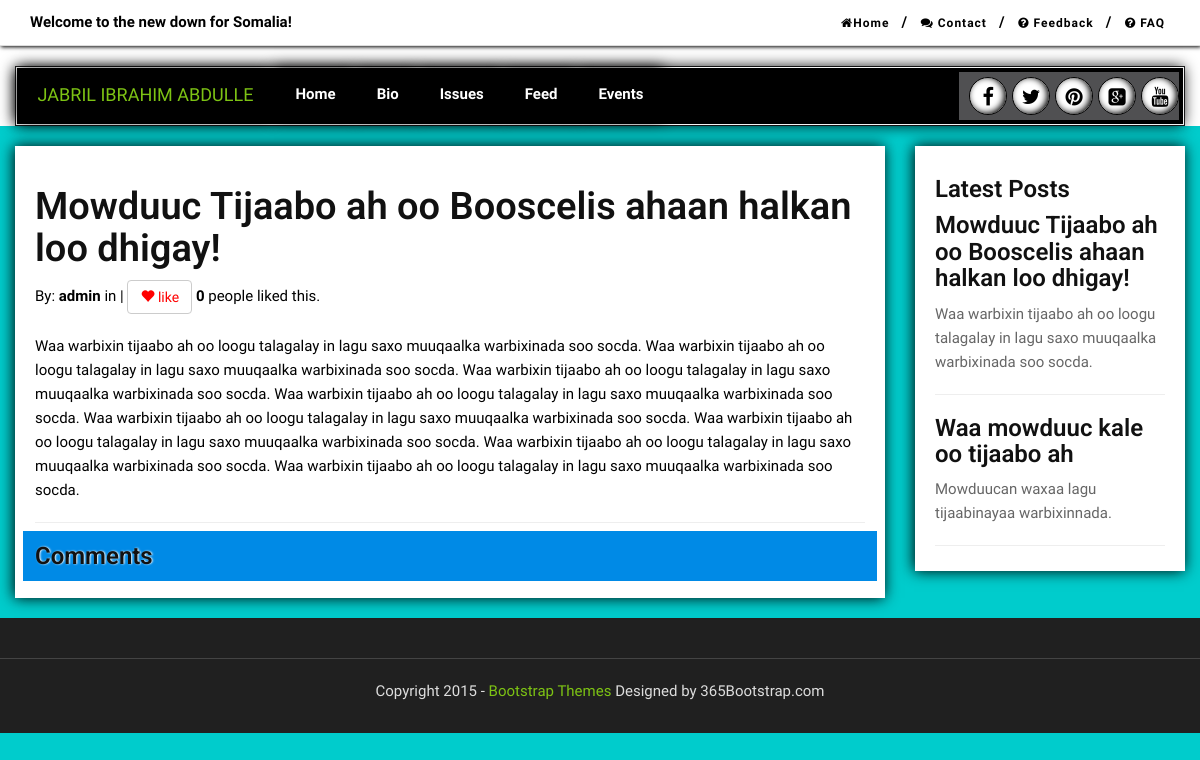
/post/1/, run on an earlier commit of the app's database.
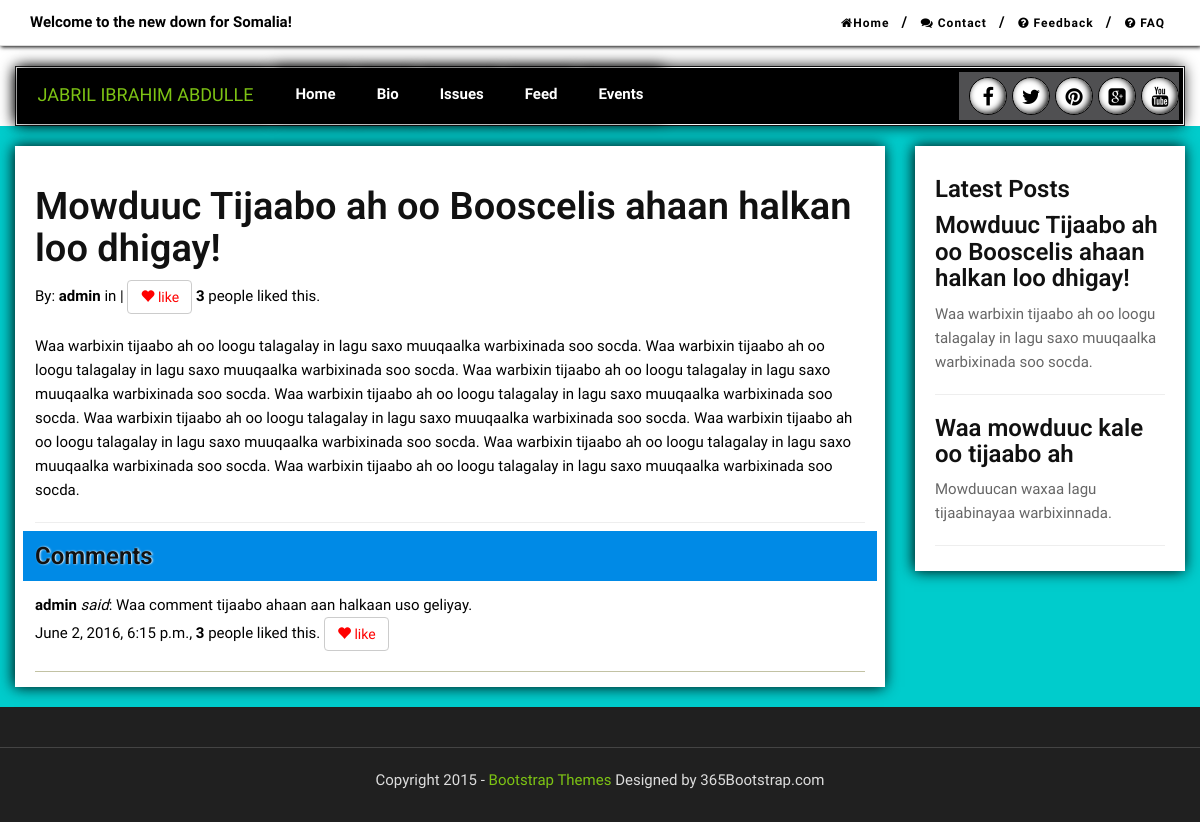
And on a later commit of the database.
### campaign/models.py (models this page shows, shortened)
class Post(models.Model):
    title = models.CharField(max_length=200)
    description = models.CharField(max_length=350)
    video = models.ForeignKey(Video,blank=True, default=None)
    content = models.TextField()
    date_added = models.DateTimeField(default=timezone.now)
    last_updated = models.DateTimeField(default=timezone.now)
    published_date = models.DateTimeField(default=timezone.now)
    likes = models.IntegerField(default=0)
    category = models.ForeignKey(Category, blank=False)
    author = models.ForeignKey(User, blank=False)
    featured_image = models.ForeignKey(Image, blank=True)
    view_counter = models.IntegerField(default=0)

class Comment(models.Model):
    post = models.ForeignKey(Post, blank=True)
    user = models.ForeignKey(User, blank=False)
    text = models.TextField(max_length=500)
    date = models.DateTimeField(default=timezone.now)
    likes = models.IntegerField(default=0)

### campaign/views.py (the view)
# urls.py: url(r'^post/(?P<pk>[0-9]+)/$', views.details, name='details'),
def details(request, pk):
    post = Post.objects.get(pk=pk)
    post_comments = Comment.objects.filter(post=pk)
    posts = Post.objects.all()
    return render(request, 'campaign/partials/details.html',{"post":post, "latest_posts":posts, "post_comments":post_comments})

### campaign/templates/campaign/partials/details.html (shortened to what this page needs)
{% extends 'campaign/layout.html' %}
{% block content %}
<div id="page-content" class="index-page container">
  <div class="row">
    <div id="main-content">
      <div id="column-one" class="col-md-9">
        <div class="box wrap-vid shadowed">
          <div class="post-detail">
            <h1>{{post.title}}</h1>
            <p>By: <strong>{{post.author}}</strong> in <strong>{{post.date}}</strong> |  <button id="btn-like-post-{{post.pk}}" onclick="likePost('{{post.pk}}', 'post')" class="btn btn-default like"> <i class="glyphicon glyphicon-heart"></i> like</button> <strong><span id="post-{{post.pk}}-likes-counter">{{post.likes}}</span></strong> people liked this.</p>
            <p>{{post.content}}</p>
            <hr/>
          </div>
          <h5 class="head-title">Comments</h5>
          <ul class="list-unstyled comments">
          {% for comment in post_comments %}
              <li class="comment">
                <p>
                  <strong>{{comment.user}}</strong> <em>said</em>: {{comment.text}}<br/>{{comment.date}},
                  <strong><span id="comment-{{comment.pk}}-likes-counter">{{comment.likes}}</span></strong> people liked this. <button id="btn-like-comment-{{comment.pk}}" class="btn btn-default like" onclick="likePost('{{comment.pk}}', 'comment')"> <i class="glyphicon glyphicon-heart red-text"></i> like</button>
                </p>
              </li>
          {% endfor %}
          </ul>
        </div>
      </div>
      <div id="column-two" class="col-md-3">
        <div class="box wrap-vid shadowed">
          <h5>Latest Posts</h5>
          {% for post in latest_posts %}
            <h5>{{post.title}}</h5>
            <p>{{post.description}}</p>
            <hr/>
          {% endfor %}
        </div>
      </div>
    </div>
  </div>
</div>
{% endblock %}

### campaign/templates/campaign/layout.html (shortened to what this page needs)
{% load staticfiles %}
<!DOCTYPE html>
<html lang="en">
<head>
    <link rel="stylesheet" href="{% static 'campaign/css/bootstrap.min.css' %}"  type="text/css">
    <link href="{% static 'campaign/owl-carousel/owl.carousel.css' %}" rel="stylesheet">
    <link href="{% static 'campaign/owl-carousel/owl.theme.css' %}" rel="stylesheet">
    <link rel="stylesheet" href="{% static 'campaign/css/style.css' %}">
	 <link href="{% static 'campaign/css/bootstrap-datetimepicker.min.css' %}" rel="stylesheet" media="screen">
    <link rel="stylesheet" href="{% static 'campaign/font-awesome-4.4.0/css/font-awesome.min.css' %}"  type="text/css">
</head>
<body>
<header>
	{% include "campaign/partials/header.html" %}
</header>
  {% block content %}{% endblock %}
	<footer>
		<div class="wrap-footer">
		</div>
		<div class="copy-right">
			<p>Copyright 2015 - <a href="http://www.365bootstrap.com" target="_blank" rel="nofollow">Bootstrap Themes</a> Designed by 365Bootstrap.com</p>
		</div>
	</footer>
</body>
</html>

### campaign/templates/campaign/partials/header.html (shortened to what this page needs)
{% load staticfiles %}
{% block header %}
<nav id="top">
  <div class="container">
    <div class="row">
      <div class="col-md-6">
        <strong>Welcome to the new down for Somalia!</strong>
      </div>
      <div class="col-md-6">
        <ul class="list-inline top-link link">
          <li><a href="/"><i class="fa fa-home"></i>Home</a></li>
          <li><a href="/contact"><i class="fa fa-comments"></i> Contact</a></li>
          <li><a href="/feedback"><i class="fa fa-question-circle"></i> Feedback</a></li>
          <li><a href="/faq"><i class="fa fa-question-circle"></i> FAQ</a></li>
        </ul>
      </div>
    </div>
  </div>
</nav>
  <nav id="menu" class="navbar container">
  <div class="navbar-header">
    <a class="navbar-brand" href="/">
      <div class="logo"><span>Jabril Ibrahim Abdulle</span></div>
    </a>
  </div>
  <div class="collapse navbar-collapse navbar-ex1-collapse">
    <ul class="nav navbar-nav">
      <li><a href="/">Home</a></li>
      <li><a href="/bio">Bio</a></li>
      <li><a href="/issues">Issues</a></li>
      <li><a href="/feed">Feed</a></li>
      <li><a href="/events">Events</a></li>
    </ul>
    <ul class="list-inline navbar-right top-social">
      <li><a href="{{my.facebook}}"><i class="fa fa-facebook"></i></a></li>
      <li><a href="{{my.twitter}}"><i class="fa fa-twitter"></i></a></li>
      <li><a href="{{my.pinterest}}"><i class="fa fa-pinterest"></i></a></li>
      <li><a href="{{my.googleplus}}"><i class="fa fa-google-plus-square"></i></a></li>
      <li><a href="{{my.youtube}}"><i class="fa fa-youtube"></i></a></li>
    </ul>
  </div>
</nav>
{% endblock %}

### campaign/static/campaign/css/style.css (style rules this page uses)
body { height: 100%; margin: 0;font-family: 'Ek Mukta', sans-serif;color: #666;background:#00CCCC; font-size: 15px;line-height: 1.6em;font-weight: 400; }
html, body { width:100%; padding:0; margin:0; }
html { -webkit-text-size-adjust: none; }
h1 { font-size: 38px; }
h5 { font-size: 24px; }
h1,h2,h3,h4,h5,h6 { font-family: 'Roboto', sans-serif;font-weight: 600;color: #111; }
p { margin: 0 0 20px; }
a { color: #7DC314; -webkit-transition: all .2s ease-in-out; -moz-transition: all .2s ease-in-out; transition: all .2s ease-in-out; }
#top { background: #fff;padding: 10px 0 0; color: #000;border-bottom: 1px solid #ddd; }
#top a { color: #000; }
#top { box-shadow: 1px 1px 4px black; }
.link { text-align:right }
.link a { display:inline-block;text-decoration:none;font-size:12px;font-weight:bold;letter-spacing:1px }
.link li:after { content:'/';margin: 0 0 0 12px;display:inline-block;font-weight: bold; }
.link li:last-child:after { content:'';margin-right:0px;margin-left:0;display:none }
#menu { background-color: #252628;border-radius: 0; }
#menu .navbar-brand { margin: .2em;padding: 14px 18px;background-color: #000000;height: auto;text-transform: uppercase; }
#menu .navbar-collapse { padding:0; }
#menu ul.nav li a { font-weight: bold;color: #fff;border-radius: 5px;padding: 14px 19px; }
#menu .top-social { background-color:#505052;padding: 5px;font-size: 20px; text-align: center; }
#menu ul.top-social { margin: .2em; }
#menu ul.top-social li { height: 38px; width: 38px; }
#menu ul.top-social a i { color: #000;line-height: 1.9;height: 38px; width: 38px;border-radius: 50%;background-color: white; box-shadow: inset -2px -1px 6px black; border: 1px groove #000; }
@media (min-width: 768px) { #menu.navbar { padding: 0;height: auto;margin-top: 20px; } }
header { background: #fff; }
#page-content { padding: 0; }
#page-content.index-page, #page-content.single-page, #page-content.archive-page { margin-top: 20px; }
.box { background-color: #fff;padding: 20px 20px 10px; }
.box:last-child { padding: 20px 20px 5px; }
.box:after, .box:before { clear: both; content: '\0020'; display: block; visibility: hidden; width: 0; height: 0; }
footer { background-color: #202020;margin-top: 20px;color: #ddd;padding: 20px 0 10px; }
footer .wrap-footer { border-bottom: 1px solid #444;padding-bottom: 20px; }
footer .copy-right { text-align: center;padding-top: 20px; }
.collapse, .navbar-collapse, .navbar-ex1-collapse { background: black;//#55BBCC; border: 1px groove whitesmoke; box-shadow: -1px 0 14px black; }
.featured, .container .navbar-brand, .nav li { //background: lightgray; box-shadow: -1px 0 14px black; //border: 1px groove white; padding: .1em; }
.navbar-brand { margin: .5em; }
.shadowed { box-shadow: -1px 0 14px black; }
ul .titles, li { list-style-type: none;padding-left: -1em;text-indent: 0; }
head-title #column-one, #column-two, #column-three { min-height: 22.1em; }
button.like { color:#f00; }
ul.comments { color:#000; }
div.post-detail { color:#000; }
li.comment { border-bottom: 1px groove #c2c2a3; }
h5.head-title, h1.page-title { background:#008ae6;padding: .5em; margin: -.5em;margin-bottom: .5em;text-shadow: 1px 0 2px #fff; }
.red-text { color: red; }

What changed in the data, as far as the page shows it:
changed Post "Mowduuc Tijaabo ah oo Booscelis ahaan halkan loo dhigay!": likes "0" → "3"
added Comment: user "admin", text "Waa comment tijaabo ahaan aan halkaan uso geliyay.", date "June 2, 2016, 6:15 p.m.", likes "3"
